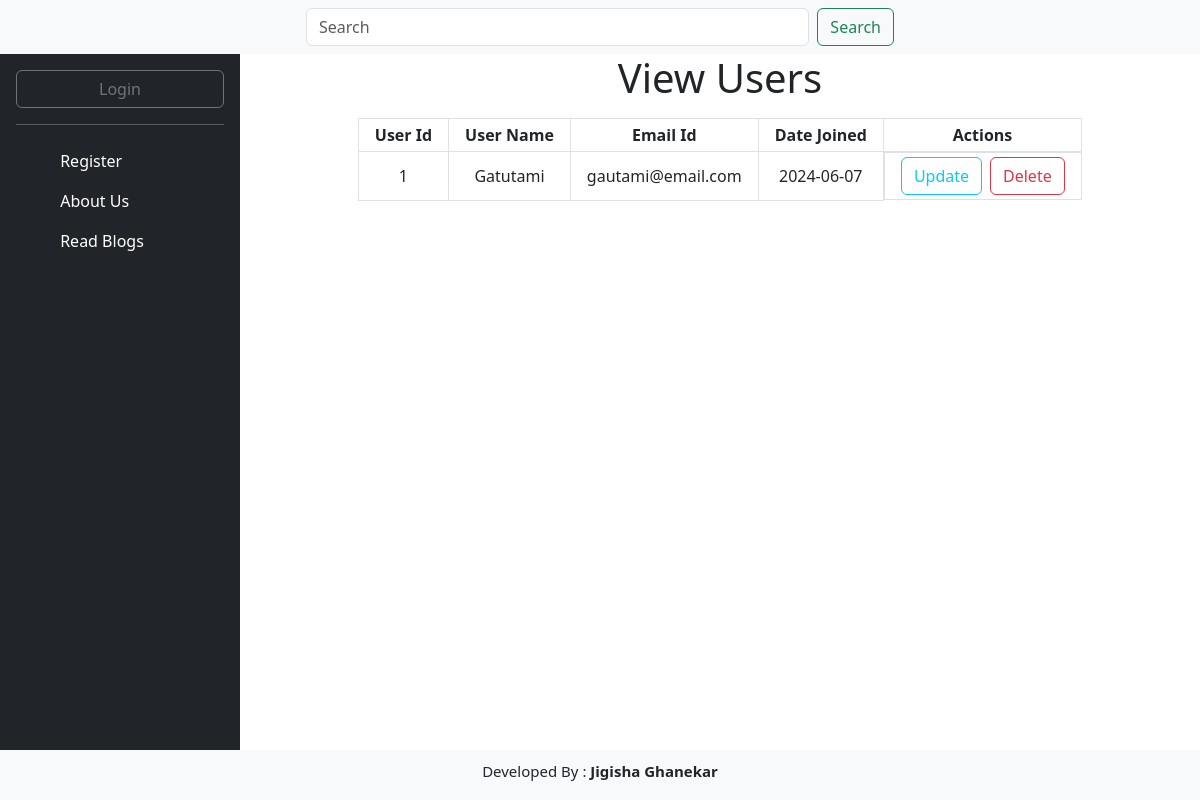
Page /read on the earlier database version.
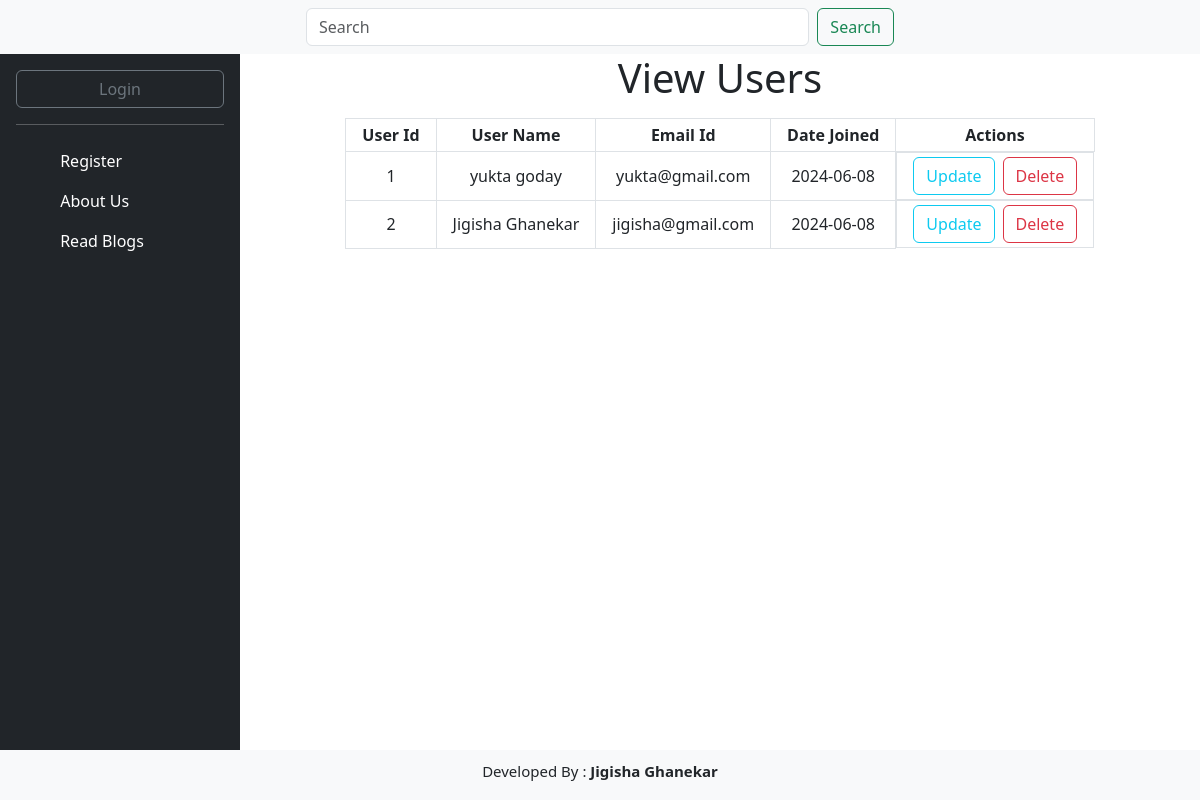
Same page on the later database version.
### app.py (models this page shows, shortened)
class User(db.Model):
    user_id = db.Column(db.Integer, primary_key=True)
    name = db.Column(db.String(200), nullable=False)
    email = db.Column(db.String(500), unique=True)
    date_joined = db.Column(db.Date, default = datetime.datetime.utcnow())
    password = db.Column(db.String(100), nullable=False)
    relation = db.relationship('Blog', backref='user', lazy=True)

### app.py (the view)
@app.route('/read', methods=['GET', 'POST'])
def read():
    data = User.query.all()
    if request.method == 'POST':
        user_id = request.form.get('update')
        if user_id:
            return redirect(url_for('update', user_id=user_id))
    return render_template('read.html', data=data)

### app.py (called while the page is built)
def is_logged_in():
    return 'logged_in' in session

def get_logged_in_user():
    if 'logged_in' in session and 'email' in session:
        return {'email': session['email'], 'name': session['name']}
    return None

@app.context_processor
def inject_user():
    return dict(logged_in=is_logged_in(), user=get_logged_in_user())

### templates/read.html (shortened to what this page needs)
{% extends "index.html" %}
{% block read %}
    <h1 class="text-center mb-3">View Users</h1>
    <table class="mx-auto">
        <tr>
            <th class="border px-3 py-1 text-center">User Id</th>
            <th class="border px-3 py-1 text-center">User Name</th>
            <th class="border px-3 py-1 text-center">Email Id</th>
            <th class="border px-3 py-1 text-center">Date Joined</th>
            <th class="border px-3 py-1 text-center">Actions</th>
        </tr>
        {% for d in data %}
        <tr>
            <td class="border px-3 py-1 text-center">{{d.user_id}}</td>
            <td class="border px-3 py-1 text-center">{{d.name}}</td>
            <td class="border px-3 py-1 text-center">{{d.email}}</td>
            <td class="border px-3 py-1 text-center">{{d.date_joined}}</td>
            <td class="border px-3 py-1 text-center d-flex gap-2">
                <form action="{{url_for('read')}}" method="post">
                    <button type="submit" class="btn btn-outline-info">Update</button>
                </form>
                <form action="{{url_for('delete')}}" method="post">
                    <button type="submit" class="btn btn-outline-danger">Delete</button>
                </form>
            </td>
        </tr>
        {% endfor %}
    </table>
{% endblock read %}

### templates/index.html (shortened to what this page needs)
<!DOCTYPE html>
<html lang="en">
<head>
    <link href="https://cdn.jsdelivr.net/npm/bootstrap@5.3.3/dist/css/bootstrap.min.css" rel="stylesheet">
</head>
<body>
    <nav class="navbar navbar-expand-lg bg-body-tertiary">
      <div class="container-fluid">
        <div class="collapse navbar-collapse" id="navbarSupportedContent">
            <form class="d-flex mx-auto w-50" role="search" method="post" action="{{url_for('search')}}">
              <input class="form-control me-2" type="search" name="search_blog" id="search_blog" placeholder="Search" aria-label="Search">
              <button class="btn btn-outline-success" type="submit">Search</button>
            </form>
        </div>
      </div>
    </nav>
    <div class="center d-flex">
        <div class="d-flex flex-column flex-shrink-0 p-3 text-white bg-dark position-absolute" style="width:20%; height:92vh">
        <a href="/" class="d-flex align-items-center mb-3 mb-md-0 me-md-auto text-white text-decoration-none">
          {% if logged_in %}
          <div class="dropdown">
            <a href="#" class="d-flex align-items-center text-white text-decoration-none dropdown-toggle" id="dropdownUser1" data-bs-toggle="dropdown" aria-expanded="false">
              <img src="https://github.com/mdo.png" alt="" width="32" height="32" class="rounded-circle me-2">
                <strong>{{user.name}}</strong>
              </a>
              <ul class="dropdown-menu dropdown-menu-dark text-small shadow" aria-labelledby="dropdownUser1">
                <li><a class="dropdown-item" href="logout">Logout</a></li>
              </ul>
          </div>
          {% else %}
          <button type="button" class="btn btn-outline-secondary">
                  <a class="nav-link" href="login">Login</a>
          </button>
          {% endif %}
        </a>
        <hr>
        <ul class="nav nav-pills flex-column mb-auto">
          <li>
            <a href="register" class="nav-link text-white">
              <svg class="bi me-2" width="16" height="16"><use xlink:href="register"></use></svg>
              Register
            </a>
          </li>
            <li>
            <a href="aboutus" class="nav-link text-white">
              <svg class="bi me-2" width="16" height="16"><use xlink:href="aboutus"></use></svg>
              About Us
            </a>
          </li>
            <li>
            <a href="blog_read" class="nav-link text-white">
              <svg class="bi me-2" width="16" height="16"><use xlink:href="read"></use></svg>
              Read Blogs
            </a>
          </li>
        </ul>
      </div>
      <div class="contentdiv" style="width:80%; position:absolute; right:0;">
        {% block read %}{% endblock read %}
      </div>
    </div>
      <div class="w-100 p-2 bg-body-tertiary d-flex align-items-center justify-content-center position-fixed fixed-bottom" style="height:50px;">
          <h1 class="" style="font-size:15px;">Developed By : <a href="https://portfolio-jigisha15.vercel.app/" class="text-dark fw-bold text-decoration-none" target="_blank">Jigisha Ghanekar</a></h1>
      </div>
</body>
</html>

Differences in the rows shown:
changed User id 1: name "Gatutami" → "yukta goday"; email "gautami@email.com" → "yukta@gmail.com"; date_joined "2024-06-07" → "2024-06-08"
added User: user_id "2", name "Jigisha Ghanekar", email "jigisha@gmail.com", date_joined "2024-06-08"
